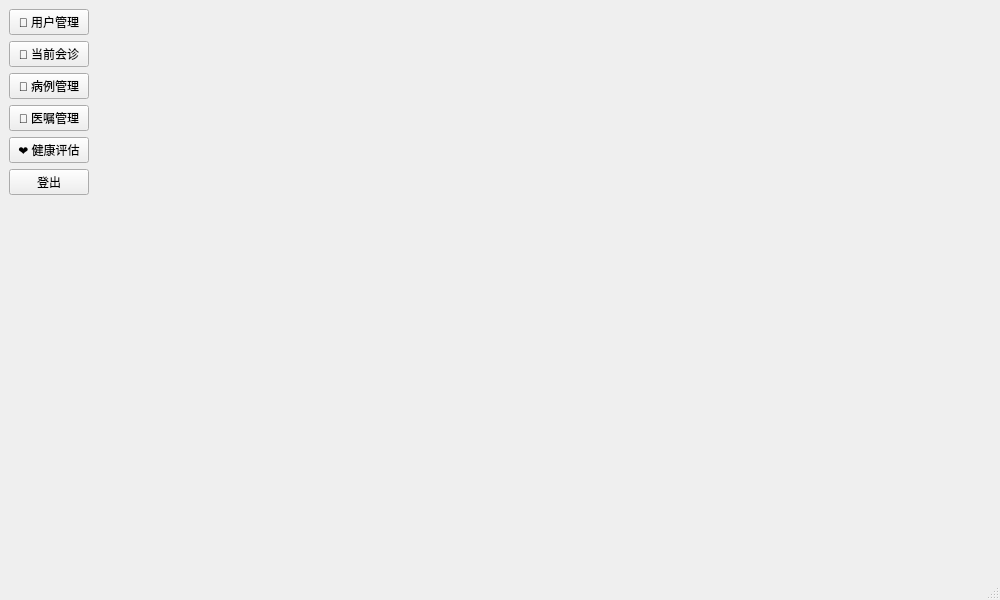
<?xml version="1.0" encoding="UTF-8"?>
<ui version="4.0">
 <class>HomePage</class>
 <widget class="QMainWindow" name="HomePage">
  <property name="geometry">
   <rect>
    <x>0</x>
    <y>0</y>
    <width>1000</width>
    <height>600</height>
   </rect>
  </property>
  <property name="windowTitle">
   <string>Home Page</string>
  </property>
  <widget class="QWidget" name="centralwidget">
   <layout class="QHBoxLayout" name="horizontalLayout_main">
    <item>
     <layout class="QVBoxLayout" name="verticalLayout_sidebar">
      <item>
       <widget class="QPushButton" name="btnUser">
        <property name="text">
         <string>👤 用户管理</string>
        </property>
       </widget>
      </item>
      <item>
       <widget class="QPushButton" name="btnAppointment">
        <property name="text">
         <string>📅 当前会诊</string>
        </property>
       </widget>
      </item>
      <item>
       <widget class="QPushButton" name="btnCases">
        <property name="text">
         <string>📄 病例管理</string>
        </property>
       </widget>
      </item>
      <item>
       <widget class="QPushButton" name="btnOrders">
        <property name="text">
         <string>💊 医嘱管理</string>
        </property>
       </widget>
      </item>
      <item>
       <widget class="QPushButton" name="btnHealth">
        <property name="text">
         <string>❤️ 健康评估</string>
        </property>
       </widget>
      </item>
      <item>
       <widget class="QPushButton" name="btnLogout">
        <property name="text">
         <string>登出</string>
        </property>
       </widget>
      </item>
      <item>
       <spacer name="verticalSpacer">
        <property name="orientation">
         <enum>Qt::Orientation::Vertical</enum>
        </property>
        <property name="sizeHint" stdset="0">
         <size>
          <width>20</width>
          <height>40</height>
         </size>
        </property>
       </spacer>
      </item>
     </layout>
    </item>
    <item>
     <widget class="QStackedWidget" name="stackedPages">
      <widget class="QWidget" name="pageUser"/>
      <widget class="QWidget" name="pageAppointment"/>
      <widget class="QWidget" name="pageCases"/>
      <widget class="QWidget" name="pageOrders"/>
      <widget class="QWidget" name="pageHealth"/>
      <widget class="QWidget" name="pageLogout"/>
     </widget>
    </item>
   </layout>
  </widget>
  <widget class="QMenuBar" name="menubar">
   <property name="geometry">
    <rect>
     <x>0</x>
     <y>0</y>
     <width>1000</width>
     <height>24</height>
    </rect>
   </property>
  </widget>
  <widget class="QStatusBar" name="statusbar"/>
 </widget>
 <resources/>
 <connections/>
</ui>
